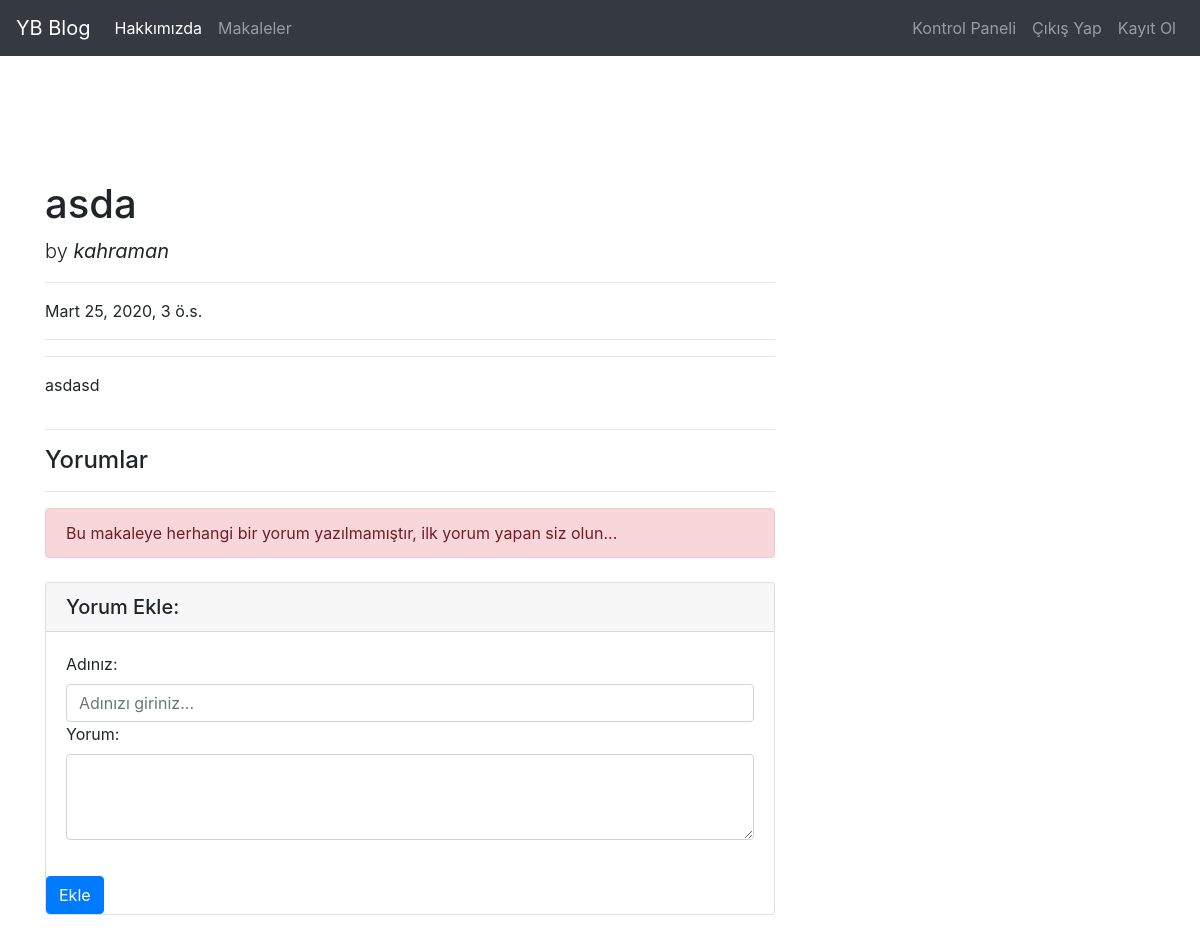
Screenshot of /articles/article/16 (signed in) with the database file from the repository.
### article/models.py (models this page shows, shortened)
class Article(models.Model):
    author = models.ForeignKey(
        "auth.user", on_delete=models.CASCADE, verbose_name="Yazar")
    title = models.CharField(max_length=50, verbose_name="Başlık")
    content = RichTextField(verbose_name="İçerik")
    created_date = models.DateTimeField(auto_now_add=True)
    article_image = models.FileField(
        blank=True, null=True, verbose_name="Makaleye Fotoğraf Ekle:")
    class Meta:
        ordering = ['-created_date']

### article/views.py (the view)
# urls.py: path('article/<int:id>', views.detail, name="detail"),
@login_required(login_url="user:login")
def detail(request, id):
    article = get_object_or_404(Article, id=id)
    comments = article.comments.all()
    return render(request, "detail.html", {"article": article, "comments": comments})

### templates/detail.html (shortened to what this page needs)
{% extends 'layout.html' %}
{% block body %}
<div class="row">
  <div class="col-lg-8">
    <h1 class="mt-4">{{article.title}}</h1>
    <p class="lead">
      by
      <b><i>{{article.author}}</i></b>
    </p>
    <hr>
    <p>{{article.created_date}}</p>
    <hr>
    <hr>
    <p>{{article.content|safe}}</p>
  </div>
</div>
<div class="row">
  <div class="col-lg-8">
    <hr>
    <h4>Yorumlar</h4>
    <hr>
    {% if comments %}
    {% for comment in comments %}
    <div class="media mb-4">
      <img class="d-flex mr-3 rounded-circle" src="http://placehold.it/50x50" alt="">
      <div class="media-body">
        <h5 class="mt-0">{{comment.comment_author}}</h5>
        {{comment.comment_date}}
        <br>
        {{comment.comment_content}}
      </div>
    </div>
    {% endfor %}
    {% else %}
    <div class="alert alert-danger">
      Bu makaleye herhangi bir yorum yazılmamıştır, ilk yorum yapan siz olun...
    </div>
    {% endif %}
    <div class="card my-4">
      <h5 class="card-header">Yorum Ekle:</h5>
      <form method="Post" action={% url 'article:comment' article.id %}>
        <div class="card-body">
          <div class="form-group">
            <label for="formgroupexampleInput">Adınız:</label>
            <input type="text" class="form-control" name="comment_author" id="formgroupexampleInput"
              placeholder="Adınızı giriniz...">
            <label for="yorumicerigi">Yorum:</label>
            <textarea id="yorumicerigi" name="comment_content" class="form-control" rows="3"></textarea>
          </div>
        </div>
        <button type="submit" class="btn btn-primary">Ekle</button>
      </form>
    </div>
  </div>
</div>
{% endblock body %}

### rows the page displays
Article: title "asda", author "kahraman", created_date "Mart 25, 2020, 3 ö.s.", content "asdasd"
